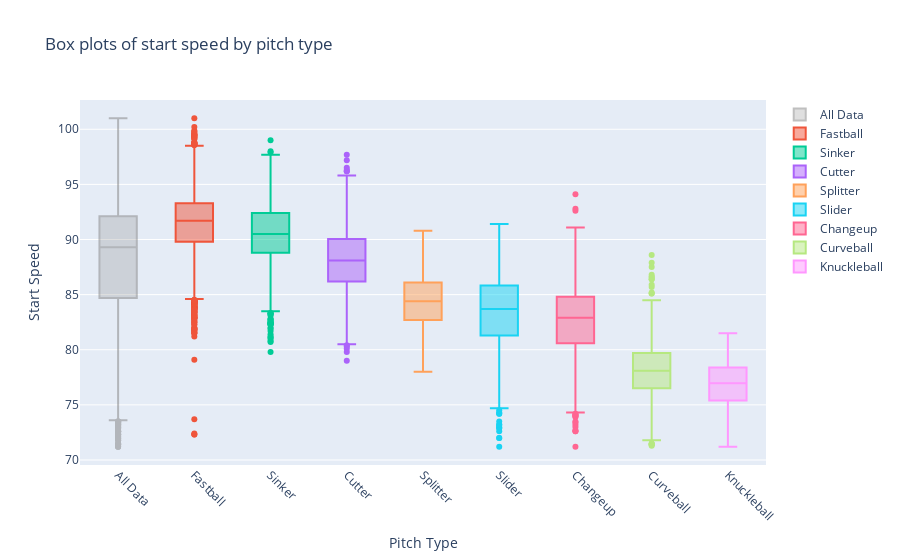

Notebook code cell kept with this figure:
### Markdown cell above
Let's create boxplots for each pitch type, and one for the entire data - overall, the speed type might potentially be good in determining the type of pitch. We see that the start speed strongly varies according to the pitch type. For instance, median start speed for Changeupd will be significantly slower than for Fastballs

### Code cell
import plotly.graph_objects as go
# get median start_speed 
median_speed = df.groupby('pitch_type')['start_speed'].median()

sorted_pitch_types = median_speed.sort_values(ascending = False).index

box_plots = []

# ADD BOXPLOT FOR ALL DATA
box_plots.append(
  go.Box(
    y = df['start_speed'],
    name = 'All Data',
    boxpoints = 'outliers',
    marker = dict(color = 'grey'),
    opacity = 0.5
  )
)
    
for pitch_type in sorted_pitch_types:
  box_plots.append(
    go.Box(
      y = df[df['pitch_type'] == pitch_type]['start_speed'],
      name = pitch_type,
      boxpoints = 'outliers',
      #jitter = 0.3,
      #pointpos = -1.8
    )
)
 
fig = go.Figure(data = box_plots)

fig.update_layout(
  title = "Box plots of start speed by pitch type",
  xaxis_title = "Pitch Type",
  yaxis_title = "Start Speed",
  xaxis = dict(tickangle = 45),
  #boxmode = "group"
)

fig.show()

### Figure 1 — Plotly figure (JSON) as saved in the notebook; plotly's stock layout.template omitted (floating-point values rounded to 4 significant figures; data arrays with more than 128 entries replaced by an {"elided": "..."} marker saying what was removed)
{"data": [{"boxpoints": "outliers", "marker": {"color": "grey"}, "name": "All Data", "opacity": 0.5, "type": "box", "y": {"elided": "16239 float values"}}, {"boxpoints": "outliers", "name": "Fastball", "type": "box", "y": {"elided": "7861 float values"}}, {"boxpoints": "outliers", "name": "Sinker", "type": "box", "y": {"elided": "2179 float values"}}, {"boxpoints": "outliers", "name": "Cutter", "type": "box", "y": {"elided": "996 float values"}}, {"boxpoints": "outliers", "name": "Splitter", "type": "box", "y": {"elided": "253 float values"}}, {"boxpoints": "outliers", "name": "Slider", "type": "box", "y": {"elided": "2065 float values"}}, {"boxpoints": "outliers", "name": "Changeup", "type": "box", "y": {"elided": "1935 float values"}}, {"boxpoints": "outliers", "name": "Curveball", "type": "box", "y": {"elided": "896 float values"}}, {"boxpoints": "outliers", "name": "Knuckleball", "type": "box", "y": [74.8, 78, 73.3, 71.8, 77.3, 79.8, 78.4, 77.9, 71.2, 79.4, 73.1, 77.4, 77.8, 78.2, 79.5, 78.8, 78.8, 79.3, 79.7, 77.8, 75.5, 79.7, 79.3, 75.6, 81.5, 76.9, 76.7, 80.8, 74.4, 75.5, 78.5, 74.7, 77.9, 75.2, 76.6, 79.4, 76.7, 77.2, 72.2, 73.9, 77, 75.7, 77.8, 74.4, 78.1, 75.4, 75.6, 74.6, 76.8, 73.3, 77, 76.7, 75.5, 76.9]}], "layout": {"title": {"text": "Box plots of start speed by pitch type"}, "xaxis": {"tickangle": 45, "title": {"text": "Pitch Type"}}, "yaxis": {"title": {"text": "Start Speed"}}}}
